Frame 1 (no input): blank canvas, image omitted
Frame 60 (no input): blank canvas, image omitted
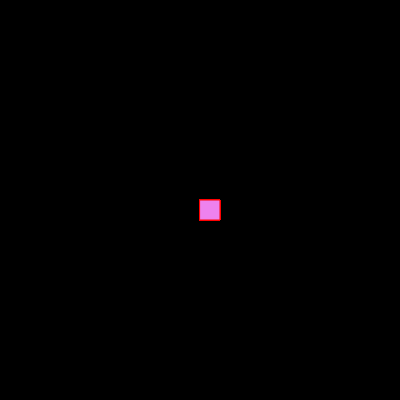
Frame 120 (the mouse pressed at the canvas centre since frame 60)

The p5.js sketch whose frames 1 and 60 were blank and that drew this single picture after the mouse press (run headless with seeded random() and noise() and a simulated clock; from frame 60 on, the mouse is pressed at the canvas centre):

// p5.js sketch
// ── sketch.js
function setup() {
    createCanvas(400, 400);
    background('black');
  }
  
  function draw() {
    stroke('red');
    fill('violet');
    
    if(mouseIsPressed)
    rect(mouseX, mouseY, 20, 20);
  }
